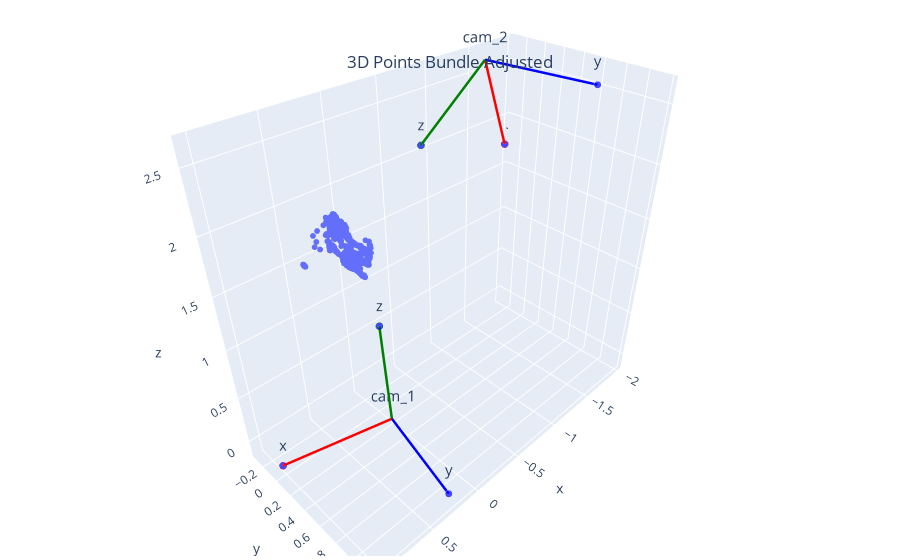

Notebook code for this chart:
### Code cell
fig = plot_cams_and_points(cam_group=cam_group, points_3d=points_3d, title="3D Points Bundle Adjusted")

### Figure 1 — Plotly figure (JSON) as saved in the notebook; plotly's stock layout.template omitted (floating-point values rounded to 4 significant figures; data arrays with more than 128 entries replaced by an {"elided": "..."} marker saying what was removed)
{"data": [{"marker": {"size": 2}, "mode": "markers", "textfont": {"size": 15}, "type": "scatter3d", "x": {"elided": "2303 float values"}, "y": {"elided": "2303 float values"}, "z": {"elided": "2303 float values"}}, {"line": {"color": "red", "width": 5}, "marker": {"color": "blue", "size": [0, 5]}, "mode": "lines+markers+text", "name": "xcam_1", "text": ["cam_1", "x"], "textfont": {"size": 15}, "type": "scatter3d", "x": [0.03376, 1.002], "y": [0.2234, -0.02803], "z": [-0.08812, -0.1003]}, {"line": {"color": "blue", "width": 5}, "marker": {"color": "blue", "size": [0, 5]}, "mode": "lines+markers+text", "name": "ycam_1", "text": ["cam_1", "y"], "textfont": {"size": 15}, "type": "scatter3d", "x": [0.03376, 0.2852], "y": [0.2234, 1.187], "z": [-0.08812, 0.003496]}, {"line": {"color": "green", "width": 5}, "marker": {"color": "blue", "size": [0, 5]}, "mode": "lines+markers+text", "name": "zcam_1", "text": ["cam_1", "z"], "textfont": {"size": 15}, "type": "scatter3d", "x": [0.03376, 0.02246], "y": [0.2234, 0.1317], "z": [-0.08812, 0.9076]}, {"line": {"color": "red", "width": 5}, "marker": {"color": "blue", "size": [0, 5]}, "mode": "lines+markers+text", "name": "xcam_2", "text": ["cam_2", "x"], "textfont": {"size": 15}, "type": "scatter3d", "x": [-1.545, -1.963], "y": [-0.2197, -0.3148], "z": [2.629, 1.725]}, {"line": {"color": "blue", "width": 5}, "marker": {"color": "blue", "size": [0, 5]}, "mode": "lines+markers+text", "name": "ycam_2", "text": ["cam_2", "y"], "textfont": {"size": 15}, "type": "scatter3d", "x": [-1.545, -1.733], "y": [-0.2197, 0.7625], "z": [2.629, 2.612]}, {"line": {"color": "green", "width": 5}, "marker": {"color": "blue", "size": [0, 5]}, "mode": "lines+markers+text", "name": "zcam_2", "text": ["cam_2", "z"], "textfont": {"size": 15}, "type": "scatter3d", "x": [-1.545, -0.6562], "y": [-0.2197, -0.05727], "z": [2.629, 2.201]}], "layout": {"margin": {"b": 4, "l": 4, "r": 4, "t": 4}, "scene": {"camera": {}}, "showlegend": false, "title": {"text": "3D Points Bundle Adjusted", "x": 0.5, "xanchor": "center", "y": 0.9, "yanchor": "top"}}}
